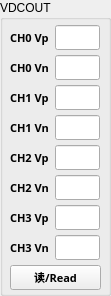
   <widget class="QGroupBox" name="groupBox_13">
    <property name="geometry">
     <rect>
      <x>525</x>
      <y>145</y>
      <width>111</width>
      <height>296</height>
     </rect>
    </property>
    <property name="title">
     <string>VDCOUT</string>
    </property>
    <widget class="QLineEdit" name="DRV_CH1_VDCOUTN">
     <property name="geometry">
      <rect>
       <x>55</x>
       <y>115</y>
       <width>45</width>
       <height>25</height>
      </rect>
     </property>
     <property name="font">
      <font>
       <family>微软雅黑</family>
       <pointsize>8</pointsize>
       <weight>75</weight>
       <bold>true</bold>
      </font>
     </property>
     <property name="text">
      <string/>
     </property>
    </widget>
    <widget class="QLineEdit" name="DRV_CH0_VDCOUTP">
     <property name="geometry">
      <rect>
       <x>55</x>
       <y>25</y>
       <width>45</width>
       <height>25</height>
      </rect>
     </property>
     <property name="font">
      <font>
       <family>微软雅黑</family>
       <pointsize>8</pointsize>
       <weight>75</weight>
       <bold>true</bold>
      </font>
     </property>
     <property name="text">
      <string/>
     </property>
    </widget>
    <widget class="QLineEdit" name="DRV_CH0_VDCOUTN">
     <property name="geometry">
      <rect>
       <x>55</x>
       <y>55</y>
       <width>45</width>
       <height>25</height>
      </rect>
     </property>
     <property name="font">
      <font>
       <family>微软雅黑</family>
       <pointsize>8</pointsize>
       <weight>75</weight>
       <bold>true</bold>
      </font>
     </property>
     <property name="text">
      <string/>
     </property>
    </widget>
    <widget class="QLineEdit" name="DRV_CH1_VDCOUTP">
     <property name="geometry">
      <rect>
       <x>55</x>
       <y>85</y>
       <width>45</width>
       <height>25</height>
      </rect>
     </property>
     <property name="font">
      <font>
       <family>微软雅黑</family>
       <pointsize>8</pointsize>
       <weight>75</weight>
       <bold>true</bold>
      </font>
     </property>
     <property name="text">
      <string/>
     </property>
    </widget>
    <widget class="QLabel" name="SerialPort1_label_21">
     <property name="geometry">
      <rect>
       <x>10</x>
       <y>115</y>
       <width>41</width>
       <height>25</height>
      </rect>
     </property>
     <property name="font">
      <font>
       <family>微软雅黑</family>
       <pointsize>8</pointsize>
       <weight>75</weight>
       <bold>true</bold>
      </font>
     </property>
     <property name="text">
      <string>CH1 Vn</string>
     </property>
    </widget>
    <widget class="QLabel" name="SerialPort1_label_22">
     <property name="geometry">
      <rect>
       <x>10</x>
       <y>85</y>
       <width>41</width>
       <height>25</height>
      </rect>
     </property>
     <property name="font">
      <font>
       <family>微软雅黑</family>
       <pointsize>8</pointsize>
       <weight>75</weight>
       <bold>true</bold>
      </font>
     </property>
     <property name="text">
      <string>CH1 Vp</string>
     </property>
    </widget>
    <widget class="QLabel" name="SerialPort1_label_23">
     <property name="geometry">
      <rect>
       <x>10</x>
       <y>25</y>
       <width>41</width>
       <height>25</height>
      </rect>
     </property>
     <property name="font">
      <font>
       <family>微软雅黑</family>
       <pointsize>8</pointsize>
       <weight>75</weight>
       <bold>true</bold>
      </font>
     </property>
     <property name="text">
      <string>CH0 Vp</string>
     </property>
    </widget>
    <widget class="QLabel" name="SerialPort1_label_24">
     <property name="geometry">
      <rect>
       <x>10</x>
       <y>55</y>
       <width>41</width>
       <height>25</height>
      </rect>
     </property>
     <property name="font">
      <font>
       <family>微软雅黑</family>
       <pointsize>8</pointsize>
       <weight>75</weight>
       <bold>true</bold>
      </font>
     </property>
     <property name="text">
      <string>CH0 Vn</string>
     </property>
    </widget>
    <widget class="QLabel" name="SerialPort1_label_25">
     <property name="geometry">
      <rect>
       <x>10</x>
       <y>145</y>
       <width>41</width>
       <height>25</height>
      </rect>
     </property>
     <property name="font">
      <font>
       <family>微软雅黑</family>
       <pointsize>8</pointsize>
       <weight>75</weight>
       <bold>true</bold>
      </font>
     </property>
     <property name="text">
      <string>CH2 Vp</string>
     </property>
    </widget>
    <widget class="QLabel" name="SerialPort1_label_26">
     <property name="geometry">
      <rect>
       <x>10</x>
       <y>205</y>
       <width>41</width>
       <height>25</height>
      </rect>
     </property>
     <property name="font">
      <font>
       <family>微软雅黑</family>
       <pointsize>8</pointsize>
       <weight>75</weight>
       <bold>true</bold>
      </font>
     </property>
     <property name="text">
      <string>CH3 Vp</string>
     </property>
    </widget>
    <widget class="QLineEdit" name="DRV_CH3_VDCOUTP">
     <property name="geometry">
      <rect>
       <x>55</x>
       <y>205</y>
       <width>45</width>
       <height>25</height>
      </rect>
     </property>
     <property name="font">
      <font>
       <family>微软雅黑</family>
       <pointsize>8</pointsize>
       <weight>75</weight>
       <bold>true</bold>
      </font>
     </property>
     <property name="text">
      <string/>
     </property>
    </widget>
    <widget class="QLabel" name="SerialPort1_label_27">
     <property name="geometry">
      <rect>
       <x>10</x>
       <y>175</y>
       <width>46</width>
       <height>25</height>
      </rect>
     </property>
     <property name="font">
      <font>
       <family>微软雅黑</family>
       <pointsize>8</pointsize>
       <weight>75</weight>
       <bold>true</bold>
      </font>
     </property>
     <property name="text">
      <string>CH2 Vn</string>
     </property>
    </widget>
    <widget class="QLabel" name="SerialPort1_label_28">
     <property name="geometry">
      <rect>
       <x>10</x>
       <y>235</y>
       <width>41</width>
       <height>25</height>
      </rect>
     </property>
     <property name="font">
      <font>
       <family>微软雅黑</family>
       <pointsize>8</pointsize>
       <weight>75</weight>
       <bold>true</bold>
      </font>
     </property>
     <property name="text">
      <string>CH3 Vn</string>
     </property>
    </widget>
    <widget class="QLineEdit" name="DRV_CH2_VDCOUTP">
     <property name="geometry">
      <rect>
       <x>55</x>
       <y>145</y>
       <width>45</width>
       <height>25</height>
      </rect>
     </property>
     <property name="font">
      <font>
       <family>微软雅黑</family>
       <pointsize>8</pointsize>
       <weight>75</weight>
       <bold>true</bold>
      </font>
     </property>
     <property name="text">
      <string/>
     </property>
    </widget>
    <widget class="QLineEdit" name="DRV_CH2_VDCOUTN">
     <property name="geometry">
      <rect>
       <x>55</x>
       <y>175</y>
       <width>45</width>
       <height>25</height>
      </rect>
     </property>
     <property name="font">
      <font>
       <family>微软雅黑</family>
       <pointsize>8</pointsize>
       <weight>75</weight>
       <bold>true</bold>
      </font>
     </property>
     <property name="text">
      <string/>
     </property>
    </widget>
    <widget class="QLineEdit" name="DRV_CH3_VDCOUTN">
     <property name="geometry">
      <rect>
       <x>55</x>
       <y>235</y>
       <width>45</width>
       <height>25</height>
      </rect>
     </property>
     <property name="font">
      <font>
       <family>微软雅黑</family>
       <pointsize>8</pointsize>
       <weight>75</weight>
       <bold>true</bold>
      </font>
     </property>
     <property name="text">
      <string/>
     </property>
    </widget>
    <widget class="QPushButton" name="DRV_VDCOUT_Rd">
     <property name="geometry">
      <rect>
       <x>10</x>
       <y>265</y>
       <width>91</width>
       <height>25</height>
      </rect>
     </property>
     <property name="font">
      <font>
       <family>微软雅黑</family>
       <pointsize>8</pointsize>
       <weight>75</weight>
       <bold>true</bold>
      </font>
     </property>
     <property name="text">
      <string>读/Read</string>
     </property>
    </widget>
   </widget>
